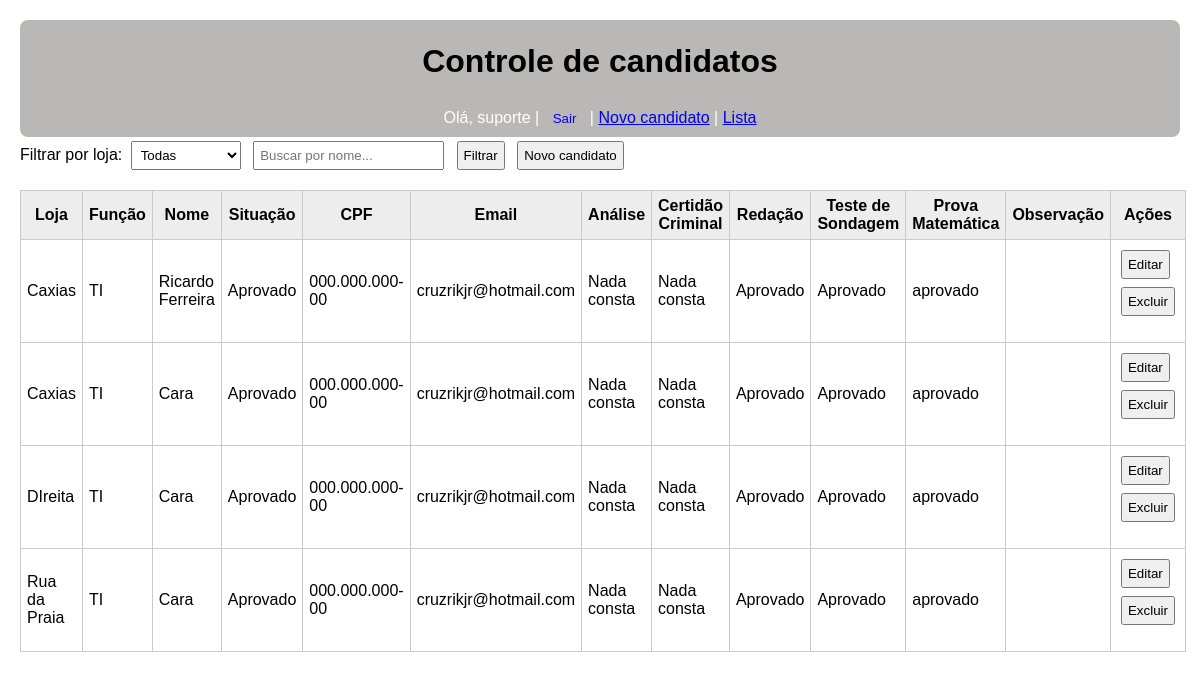
The app's page / (signed in), older data.
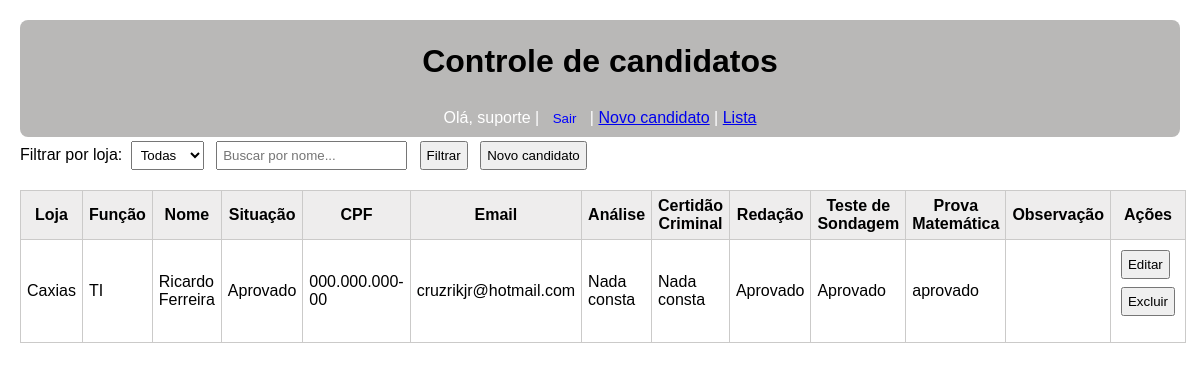
The same page, newer data.
### candidatos/models.py (models this page shows, shortened)
class Candidato(models.Model):
    loja = models.CharField(max_length=100, null=True, blank=True)
    funcao = models.CharField(max_length=100,null=True, blank=True)
    nome = models.CharField(max_length=200, null=True, blank=True)
    situacao = models.CharField(max_length=50, null=True, blank=True)
    cpf = models.CharField(max_length=14, null=True, blank=True)
    email = models.EmailField(max_length=155,null=True, blank=True)
    analise = models.CharField(max_length=50, null=True, blank=True)
    certidao = models.CharField(max_length=50,null=True, blank=True)
    redacao = models.CharField(max_length=50,null=True, blank=True)
    teste_sondagem = models.CharField(max_length=255, null=True, blank=True)
    prova_matematica = models.CharField(max_length=50,null=True, blank=True)
    observacao = models.TextField(blank=True)

### candidatos/views.py (the view)
# urls.py: path('', views.index, name='index'),
@login_required
def index(request):
    if not request.user.has_perm('candidatos.view_candidato'):
        return redirect('sem_permissao')
    loja = request.GET.get('loja')
    busca = request.GET.get('busca')
    candidatos = Candidato.objects.all()
    if loja:
        candidatos = candidatos.filter(loja=loja)
    if busca:
        candidatos = candidatos.filter(nome__icontains=busca)
    lojas = Candidato.objects.values_list('loja', flat=True).distinct()
    return render(request, 'candidatos/index.html', {
        "candidatos": candidatos,
        "lojas": lojas,
    })

### candidatos/templates/candidatos/index.html (shortened to what this page needs)
{% extends "candidatos/base.html" %}
{% block content%}
<form method="GET">
    <div class = "filtro" >
        <label for="loja">Filtrar por loja:</label>
        <select name="loja">
            <option value="">Todas</option>
        </select>
        <input type="text" name="busca" placeholder="Buscar por nome..." value="{{ request.GET.busca }}">
        <button type="submit">Filtrar</button>
        <a  href= "{% url 'novo_candidato' %}"> <button type= "button"> Novo candidato </button></a>
    </div>
</form>
<table id="tabela">
    <thead>
        <tr>
            <th>Loja</th>
            <th>Função</th>
            <th>Nome</th>
            <th>Situação</th>
            <th>CPF</th>
            <th>Email</th>
            <th>Análise</th>
            <th>Certidão Criminal</th>
            <th>Redação</th>
            <th>Teste de Sondagem</th>
            <th>Prova Matemática</th>
            <th>Observação</th>
            <th>Ações</th>
        </tr>
    </thead>
    <tbody>
    {% for c in candidatos %}
    <tr>
    <td>{{c.loja}} </td>
    <td>{{c.funcao}} </td>
    <td> {{c.nome}}</td>
    <td>{{c.situacao}} </td>
    <td>{{c.cpf}} </td>
    <td>{{c.email}} </td>
    <td>{{c.analise}} </td>
    <td>{{c.certidao}} </td>
    <td> {{c.redacao}}</td>
    <td>{{c.teste_sondagem}} </td>
    <td>{{c.prova_matematica}} </td>
    <td>{{c.observacao}} </td>
    <td>
        <form method="POST" action="{% url 'deletar_candidato' c.id %}"
            onsubmit="return confirm('Tem certeza que deseja excluir este candidato?');">
            <a href="{% url 'editar_candidato' c.id %}"><button type="button">Editar</button></a>
            <a> <button>Excluir</button></a>
        </form>
    </td>
    </tr>
    {% empty %}
        <tr><td colspan="13" style="text-align:center;"> Nenhum Registro</td></tr>
    {% endfor %}
    </tbody>
</table>
{% endblock %}

### candidatos/templates/candidatos/base.html (shortened to what this page needs)
<html>
<head>
    {% load static %}
    <link rel="stylesheet" href="{% static '/css/estilo.css' %}">
</head>
<body>
    <header>
        <h1>Controle de candidatos</h1>
        {% if user.is_authenticated %}
        Olá, {{ user.username }} |
        <form action="{% url 'logout' %}" method="post" style="display:inline;">
    <button type="submit" style="background:none;border:none;color:blue;cursor:pointer;">
        Sair
    </button>
</form>
        {% if perms.candidatos.add_candidato %}
        | <a href="{% url 'novo_candidato' %}">Novo candidato</a>
        {% endif %}
        {% if perms.candidatos.view_candidato %}
        | <a href="{% url 'index' %}">Lista</a>
        {% endif %}
        {% endif %}
    </header>
    <main class="container">
        {% block content %}
        {% endblock %}
    </main>
</body>
</html>

### candidatos/static/css/estilo.css (style rules this page uses)
:root { --color1: #b9b8b7; --color2: #cbcac9; --color3: #dcdcdb; --color4: #eeeded; --color5: #ffffff; --black: #000; }
body { font-family: Arial, sans-serif; margin: 20px; }
header { background-color:var(--color1); padding: 2px; color:var(--color5); text-align: center; border-radius: 8px; }
header h1 { color: black; }
table { border-collapse: collapse; width: 100%; margin-top: 10px; }
th, td { border: 1px solid var(--color2); padding: 6px; }
th { background: var(--color4); }
input, select, button, textarea { padding: 5px; margin: 4px; }

Row changes from the older to the newer data that the page shows:
removed Candidato: loja "Caxias", funcao "TI", nome "Cara", situacao "Aprovado", cpf "000.000.000-00", email "cruzrikjr@hotmail.com", analise "Nada consta", certidao "Nada consta", redacao "Aprovado", teste_sondagem "Aprovado", prova_matematica "aprovado"
removed Candidato: loja "DIreita", funcao "TI", nome "Cara", situacao "Aprovado", cpf "000.000.000-00", email "cruzrikjr@hotmail.com", analise "Nada consta", certidao "Nada consta", redacao "Aprovado", teste_sondagem "Aprovado", prova_matematica "aprovado"
removed Candidato: loja "Rua da Praia", funcao "TI", nome "Cara", situacao "Aprovado", cpf "000.000.000-00", email "cruzrikjr@hotmail.com", analise "Nada consta", certidao "Nada consta", redacao "Aprovado", teste_sondagem "Aprovado", prova_matematica "aprovado"
